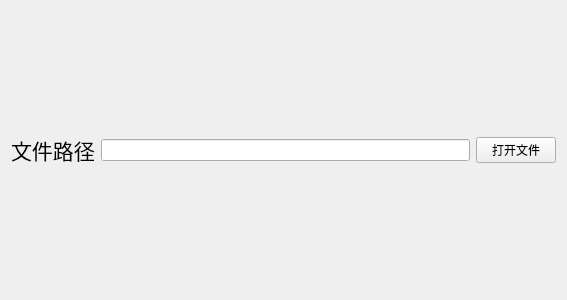
<?xml version="1.0" encoding="UTF-8"?>
<ui version="4.0">
 <class>Form</class>
 <widget class="QWidget" name="Form">
  <property name="geometry">
   <rect>
    <x>0</x>
    <y>0</y>
    <width>567</width>
    <height>300</height>
   </rect>
  </property>
  <property name="windowTitle">
   <string>Form</string>
  </property>
  <layout class="QVBoxLayout" name="verticalLayout">
   <item>
    <layout class="QHBoxLayout" name="horizontalLayout">
     <item>
      <widget class="CaptionLabel" name="CaptionLabel">
       <property name="font">
        <font>
         <family>Segoe UI</family>
         <pointsize>16</pointsize>
         <bold>false</bold>
        </font>
       </property>
       <property name="text">
        <string>文件路径</string>
       </property>
      </widget>
     </item>
     <item>
      <widget class="LineEdit" name="LineEdit"/>
     </item>
     <item>
      <widget class="PrimaryPushButton" name="PrimaryPushButton">
       <property name="text">
        <string>打开文件</string>
       </property>
      </widget>
     </item>
    </layout>
   </item>
  </layout>
 </widget>
 <customwidgets>
  <customwidget>
   <class>PushButton</class>
   <extends>QPushButton</extends>
   <header>qfluentwidgets</header>
  </customwidget>
  <customwidget>
   <class>PrimaryPushButton</class>
   <extends>PushButton</extends>
   <header>qfluentwidgets</header>
  </customwidget>
  <customwidget>
   <class>CaptionLabel</class>
   <extends>QLabel</extends>
   <header>qfluentwidgets</header>
  </customwidget>
  <customwidget>
   <class>LineEdit</class>
   <extends>QLineEdit</extends>
   <header>qfluentwidgets</header>
  </customwidget>
 </customwidgets>
 <resources/>
 <connections/>
</ui>
